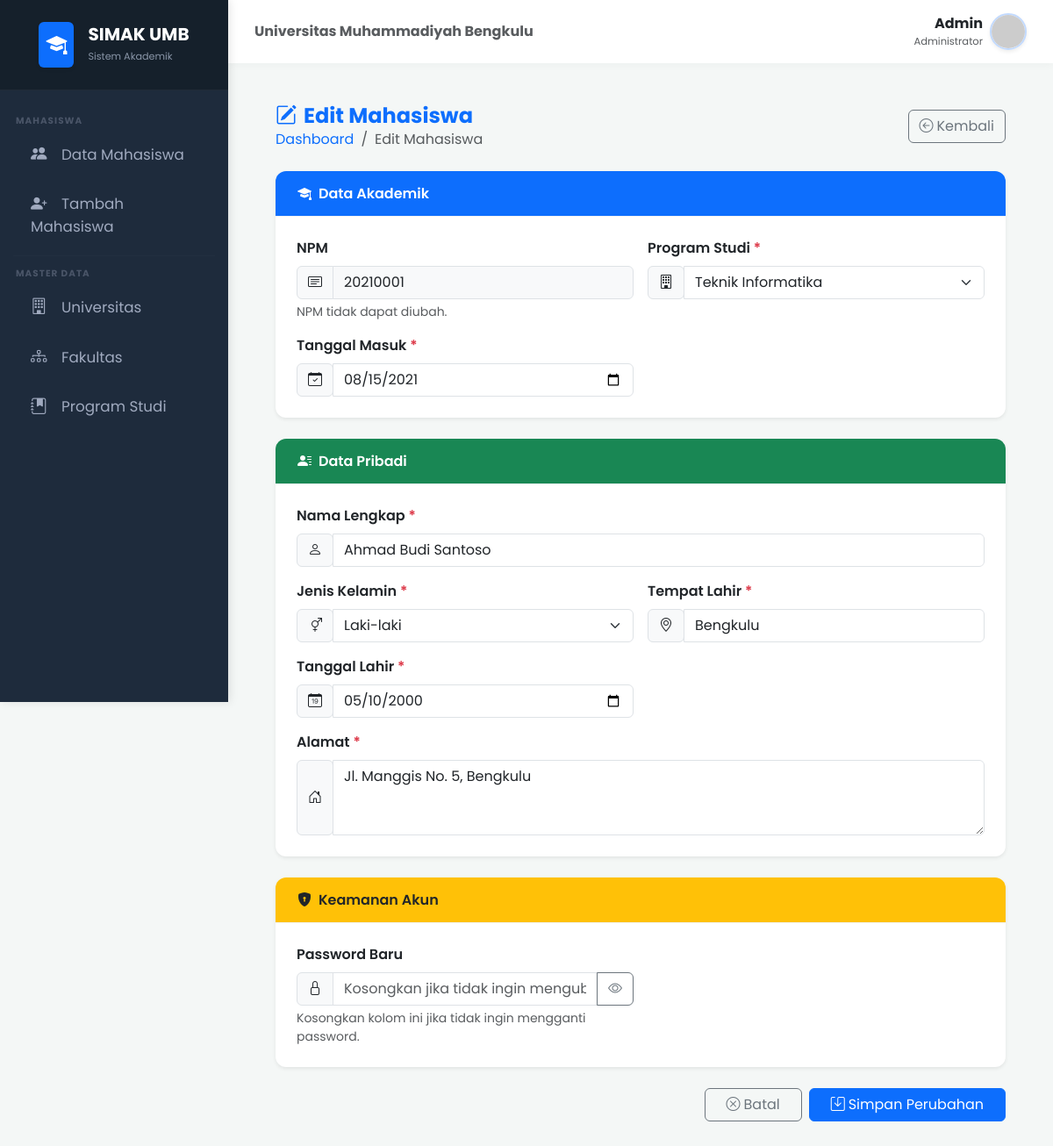
Page /mahasiswa/edit.php?npm=20210001 (signed in) on the committed database.
### tables this page shows
CREATE TABLE IF NOT EXISTS `mahasiswa` (
  `npm` VARCHAR(20) PRIMARY KEY,
  `nama_mahasiswa` VARCHAR(255) NOT NULL,
  `jenis_kelamin` ENUM('Laki-laki','Perempuan') NOT NULL,
  `tempat_lahir` VARCHAR(100) NOT NULL,
  `tanggal_lahir` DATE NOT NULL,
  `tanggal_masuk` DATE NOT NULL,
  `alamat` TEXT,
  `password` VARCHAR(255) NOT NULL,
  `id_prodi` INT DEFAULT NULL,
  FOREIGN KEY (`id_prodi`) REFERENCES `program_studi`(`id_prodi`) ON DELETE SET NULL ON UPDATE CASCADE
);

CREATE TABLE IF NOT EXISTS `program_studi` (
  `id_prodi` INT AUTO_INCREMENT PRIMARY KEY,
  `nama_prodi` VARCHAR(255) NOT NULL,
  `id_fakultas` INT DEFAULT NULL,
  FOREIGN KEY (`id_fakultas`) REFERENCES `fakultas`(`id_fakultas`) ON DELETE SET NULL ON UPDATE CASCADE
);

### mahasiswa/edit.php (the view, shortened to what this page needs)
<?php
$npm = trim($_GET['npm'] ?? '');
try {
    $db   = getDB();
    $stmt = $db->prepare("SELECT * FROM mahasiswa WHERE npm = :npm LIMIT 1");
    $stmt->execute([':npm' => $npm]);
    $mahasiswa = $stmt->fetch(PDO::FETCH_ASSOC);
} catch (PDOException $e) {
    $_SESSION['flash'] = [
        'type'    => 'danger',
        'message' => 'Kesalahan database: ' . $e->getMessage(),
    ];
    header('Location: ' . BASE_URL . '/index.php');
    exit;
}
$errors = [];
$old    = $mahasiswa;
try {
    $db = getDB();
    $prodiList = $db->query("SELECT id_prodi, nama_prodi FROM program_studi ORDER BY nama_prodi ASC")->fetchAll(PDO::FETCH_ASSOC);
} catch (PDOException $e) {
    $prodiList = [];
}
require_once __DIR__ . '/../includes/header.php';
?>
<div class="container-fluid px-4 py-3">
    <div class="d-flex align-items-center justify-content-between mb-4">
        <div>
            <h4 class="fw-bold mb-0 text-primary">
                <i class="bi bi-pencil-square me-2"></i>Edit Mahasiswa
            </h4>
            <nav aria-label="breadcrumb">
                <ol class="breadcrumb mb-0 small">
                    <li class="breadcrumb-item"><a href="<?= BASE_URL ?>/index.php" class="text-decoration-none">Dashboard</a></li>
                    <li class="breadcrumb-item active">Edit Mahasiswa</li>
                </ol>
            </nav>
        </div>
        <a href="<?= BASE_URL ?>/index.php" class="btn btn-outline-secondary">
            <i class="bi bi-arrow-left-circle me-1"></i>Kembali
        </a>
    </div>
    <form method="POST" action="<?= BASE_URL ?>/mahasiswa/edit.php?npm=<?= urlencode($npm) ?>" novalidate>
        <div class="card shadow-sm border-0 mb-4">
            <div class="card-header bg-primary text-white py-3">
                <h6 class="mb-0 fw-semibold">
                    <i class="bi bi-mortarboard-fill me-2"></i>Data Akademik
                </h6>
            </div>
            <div class="card-body p-4">
                <div class="row g-3">
                    <div class="col-md-6">
                        <label for="npm" class="form-label fw-semibold">NPM</label>
                        <div class="input-group">
                            <span class="input-group-text"><i class="bi bi-card-text"></i></span>
                            <input type="text" id="npm" name="npm"
                                   class="form-control bg-light"
                                   value="<?= htmlspecialchars($npm) ?>"
                                   readonly>
                        </div>
                        <div class="form-text text-muted">NPM tidak dapat diubah.</div>
                    </div>
                    <div class="col-md-6">
                        <label for="id_prodi" class="form-label fw-semibold">Program Studi <span class="text-danger">*</span></label>
                        <div class="input-group has-validation">
                            <span class="input-group-text"><i class="bi bi-building"></i></span>
                            <select id="id_prodi" name="id_prodi"
                                    class="form-select <?= isset($errors['id_prodi']) ? 'is-invalid' : '' ?>">
                                <?php foreach ($prodiList as $prodi): ?>
                                    <option value="<?= htmlspecialchars($prodi['id_prodi']) ?>"
                                        <?= (($old['id_prodi'] ?? '') == $prodi['id_prodi']) ? 'selected' : '' ?>>
                                        <?= htmlspecialchars($prodi['nama_prodi']) ?>
                                    </option>
                                <?php endforeach; ?>
                            </select>
                        </div>
                    </div>
                    <div class="col-md-6">
                        <label for="tanggal_masuk" class="form-label fw-semibold">Tanggal Masuk <span class="text-danger">*</span></label>
                        <div class="input-group has-validation">
                            <span class="input-group-text"><i class="bi bi-calendar-check"></i></span>
                            <input type="date" id="tanggal_masuk" name="tanggal_masuk"
                                   class="form-control <?= isset($errors['tanggal_masuk']) ? 'is-invalid' : '' ?>"
                                   value="<?= htmlspecialchars($old['tanggal_masuk'] ?? '') ?>">
                        </div>
                    </div>
                </div>
            </div>
        </div>
        <div class="card shadow-sm border-0 mb-4">
            <div class="card-header bg-success text-white py-3">
                <h6 class="mb-0 fw-semibold">
                    <i class="bi bi-person-lines-fill me-2"></i>Data Pribadi
                </h6>
            </div>
            <div class="card-body p-4">
                <div class="row g-3">
                    <div class="col-md-12">
                        <label for="nama_mahasiswa" class="form-label fw-semibold">Nama Lengkap <span class="text-danger">*</span></label>
                        <div class="input-group has-validation">
                            <span class="input-group-text"><i class="bi bi-person"></i></span>
                            <input type="text" id="nama_mahasiswa" name="nama_mahasiswa"
                                   class="form-control <?= isset($errors['nama_mahasiswa']) ? 'is-invalid' : '' ?>"
                                   placeholder="Nama lengkap mahasiswa"
                                   value="<?= htmlspecialchars($old['nama_mahasiswa'] ?? '') ?>">
                        </div>
                    </div>
                    <div class="col-md-6">
                        <label for="jenis_kelamin" class="form-label fw-semibold">Jenis Kelamin <span class="text-danger">*</span></label>
                        <div class="input-group has-validation">
                            <span class="input-group-text"><i class="bi bi-gender-ambiguous"></i></span>
                            <select id="jenis_kelamin" name="jenis_kelamin"
                                    class="form-select <?= isset($errors['jenis_kelamin']) ? 'is-invalid' : '' ?>">
                                <option value="Laki-laki"  <?= (($old['jenis_kelamin'] ?? '') === 'Laki-laki')  ? 'selected' : '' ?>>Laki-laki</option>
                            </select>
                        </div>
                    </div>
                    <div class="col-md-6">
                        <label for="tempat_lahir" class="form-label fw-semibold">Tempat Lahir <span class="text-danger">*</span></label>
                        <div class="input-group has-validation">
                            <span class="input-group-text"><i class="bi bi-geo-alt"></i></span>
                            <input type="text" id="tempat_lahir" name="tempat_lahir"
                                   class="form-control <?= isset($errors['tempat_lahir']) ? 'is-invalid' : '' ?>"
                                   placeholder="Kota tempat lahir"
                                   value="<?= htmlspecialchars($old['tempat_lahir'] ?? '') ?>">
                        </div>
                    </div>
                    <div class="col-md-6">
                        <label for="tanggal_lahir" class="form-label fw-semibold">Tanggal Lahir <span class="text-danger">*</span></label>
                        <div class="input-group has-validation">
                            <span class="input-group-text"><i class="bi bi-calendar-date"></i></span>
                            <input type="date" id="tanggal_lahir" name="tanggal_lahir"
                                   class="form-control <?= isset($errors['tanggal_lahir']) ? 'is-invalid' : '' ?>"
                                   value="<?= htmlspecialchars($old['tanggal_lahir'] ?? '') ?>">
                        </div>
                    </div>
                    <div class="col-md-12">
                        <label for="alamat" class="form-label fw-semibold">Alamat <span class="text-danger">*</span></label>
                        <div class="input-group has-validation">
                            <span class="input-group-text"><i class="bi bi-house-door"></i></span>
                            <textarea id="alamat" name="alamat" rows="3"
                                      class="form-control <?= isset($errors['alamat']) ? 'is-invalid' : '' ?>"
                                      placeholder="Alamat lengkap mahasiswa"><?= htmlspecialchars($old['alamat'] ?? '') ?></textarea>
                        </div>
                    </div>
                </div>
            </div>
        </div>
        <div class="card shadow-sm border-0 mb-4">
            <div class="card-header bg-warning text-dark py-3">
                <h6 class="mb-0 fw-semibold">
                    <i class="bi bi-shield-lock-fill me-2"></i>Keamanan Akun
                </h6>
            </div>
            <div class="card-body p-4">
                <div class="row g-3">
                    <div class="col-md-6">
                        <label for="password" class="form-label fw-semibold">Password Baru</label>
                        <div class="input-group">
                            <span class="input-group-text"><i class="bi bi-lock"></i></span>
                            <input type="password" id="password" name="password"
                                   class="form-control"
                                   placeholder="Kosongkan jika tidak ingin mengubah">
                            <button class="btn btn-outline-secondary" type="button" id="togglePassword" tabindex="-1">
                                <i class="bi bi-eye" id="eyeIcon"></i>
                            </button>
                        </div>
                        <div class="form-text text-muted">Kosongkan kolom ini jika tidak ingin mengganti password.</div>
                    </div>
                </div>
            </div>
        </div>
        <div class="d-flex gap-2 justify-content-end">
            <a href="<?= BASE_URL ?>/index.php" class="btn btn-outline-secondary px-4">
                <i class="bi bi-x-circle me-1"></i>Batal
            </a>
            <button type="submit" class="btn btn-primary px-4">
                <i class="bi bi-save me-1"></i>Simpan Perubahan
            </button>
        </div>
    </form>
</div>
<?php require_once __DIR__ . '/../includes/footer.php'; ?>

### includes/header.php (style rules this page uses)
body { font-family: 'Poppins', sans-serif; background-color: #f4f7f6; overflow-x: hidden; }
.card { border: none; border-radius: 12px; box-shadow: 0 5px 20px rgba(0,0,0,.03); margin-bottom: 30px; overflow: hidden; }
.card-header { background-color: #fff; border-bottom: 1px solid #f0f2f5; padding: 20px 25px; }

### rows in the picture
mahasiswa: id_prodi "Teknik Informatika", tanggal_masuk "08/15/2021", nama_mahasiswa "Ahmad Budi Santoso", jenis_kelamin "Laki-laki", tempat_lahir "Bengkulu", tanggal_lahir "05/10/2000", alamat "Jl. Manggis No. 5, Bengkulu"

### other values in the picture
APP_NAME "SIMAK UMB"
APP_SUBTITLE "Universitas Muhammadiyah Bengkulu"
$_SESSION['admin_nama'] "Admin"
